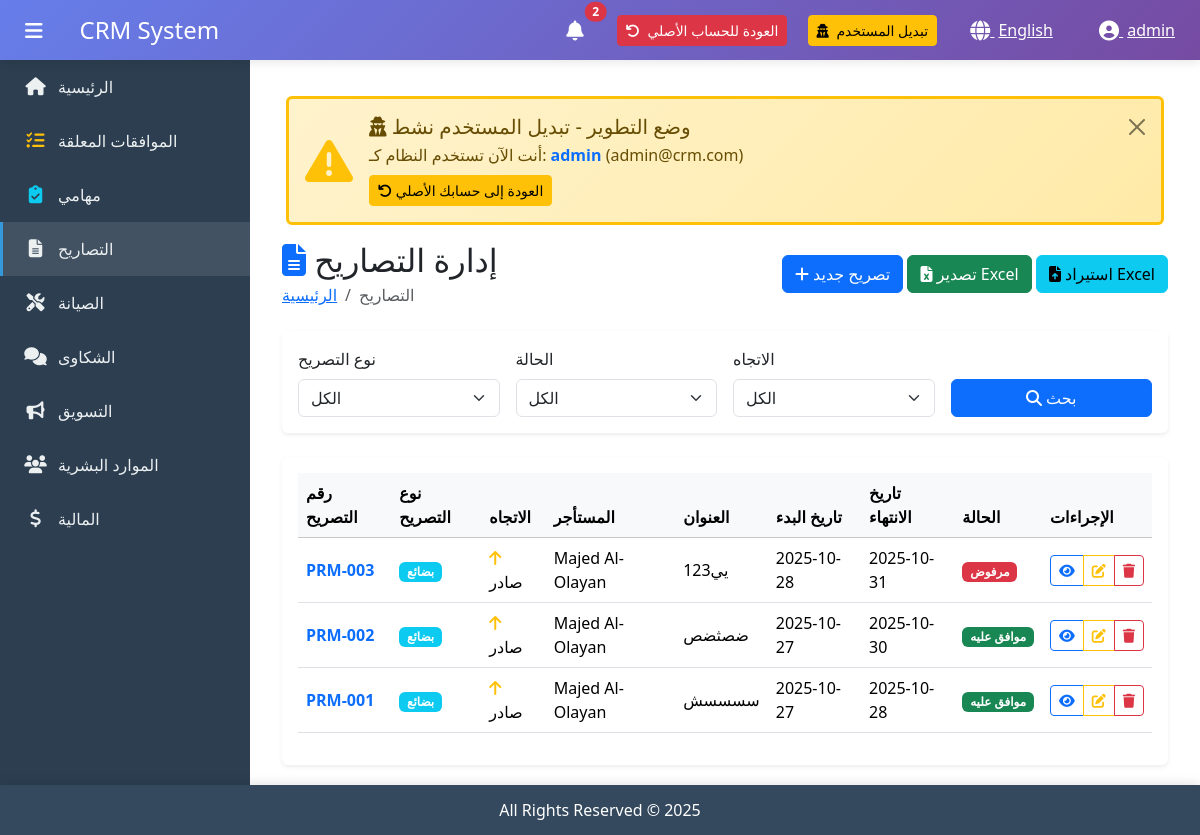
The page /en/permits/ (signed in) on the database as committed earlier.
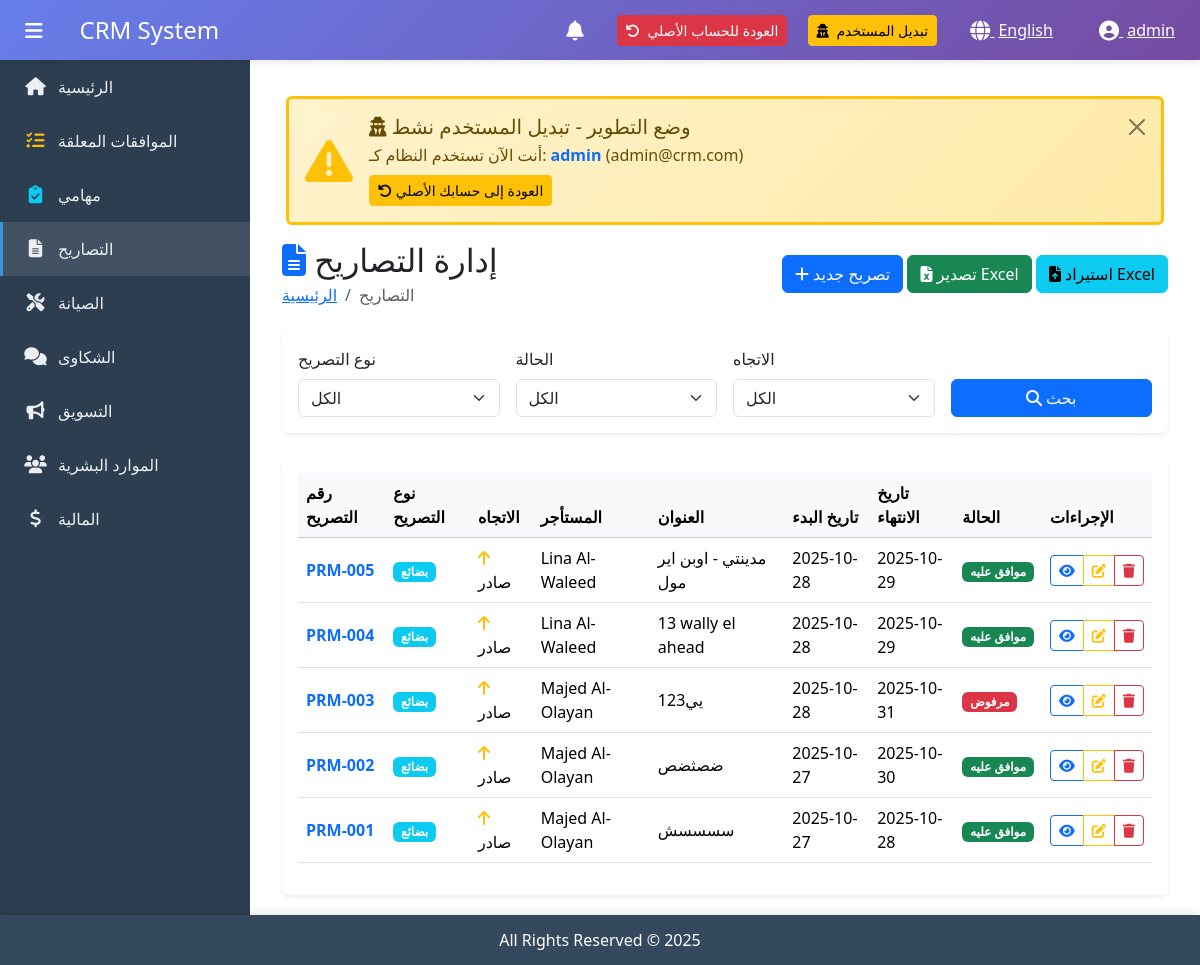
The same page on the database as committed later.
### apps/permits/models.py (models this page shows, shortened)
class Permit(models.Model):
    PERMIT_TYPE_CHOICES = [
        ('goods', _('بضائع')),
        ('maintenance', _('صيانة')),
        ('marketing', _('تسويق')),
        ('visitor', _('زائر')),
        ('vehicle', _('مركبة')),
        ('other', _('أخرى')),
    ]
    DIRECTION_CHOICES = [
        ('send', _('إرسال')),
        ('receive', _('استقبال')),
    ]
    STATUS_CHOICES = [
        ('pending', _('قيد الانتظار')),
        ('approved', _('موافق عليه')),
        ('rejected', _('مرفوض')),
        ('cancelled', _('ملغي')),
    ]
    permit_number = models.CharField(
        max_length=50,
        unique=True,
        verbose_name=_('رقم التصريح')
    )
    permit_type = models.CharField(
        max_length=20,
        choices=PERMIT_TYPE_CHOICES,
        verbose_name=_('نوع التصريح')
    )
    direction = models.CharField(
        max_length=10,
        choices=DIRECTION_CHOICES,
        verbose_name=_('الاتجاه')
    )
    created_by = models.ForeignKey(
        settings.AUTH_USER_MODEL,
        on_delete=models.SET_NULL,
        null=True,
        related_name='created_permits',
        verbose_name=_('أنشئ بواسطة')
    )
    tenant = models.ForeignKey(
        settings.AUTH_USER_MODEL,
        on_delete=models.CASCADE,
        related_name='permits',
        verbose_name=_('المستأجر')
    )
    title = models.CharField(
        max_length=200,
        verbose_name=_('العنوان')
    )
    description = models.TextField(
        blank=True,
        null=True,
        verbose_name=_('الوصف')
    )
    company_name = models.CharField(
        max_length=200,
        blank=True,
        null=True,
        verbose_name=_('اسم الشركة')
    )
    contact_person = models.CharField(
        max_length=100,
        blank=True,
        null=True,
        verbose_name=_('الشخص المسؤول')
    )
    contact_phone = models.CharField(
        max_length=17,
        blank=True,
        null=True,
        verbose_name=_('هاتف الاتصال')
    )
    requested_date = models.DateField(
        verbose_name=_('تاريخ الطلب')
    )
    start_date = models.DateField(
        blank=True,
        null=True,
        verbose_name=_('تاريخ البداية')
    )
    end_date = models.DateField(
        blank=True,
        null=True,
        verbose_name=_('تاريخ النهاية')
    )
    status = models.CharField(
        max_length=20,
        choices=STATUS_CHOICES,
        default='pending',
        verbose_name=_('الحالة')
    )
    notes = models.TextField(
        blank=True,
        null=True,
        verbose_name=_('ملاحظات')
    )
    rejection_reason = models.TextField(
        blank=True,
        null=True,
        verbose_name=_('سبب الرفض')
    )
    created_at = models.DateTimeField(
        auto_now_add=True,
        verbose_name=_('تاريخ الإنشاء')
    )
    updated_at = models.DateTimeField(
        auto_now=True,
        verbose_name=_('تاريخ التحديث')
    )
    class Meta:
        verbose_name = _('التصريح')
        verbose_name_plural = _('التصاريح')
        db_table = 'permits_permit'
        ordering = ['-created_at']
        indexes = [
            models.Index(fields=['permit_number']),
            models.Index(fields=['status']),
            models.Index(fields=['tenant']),
        ]

### apps/accounts/models.py (models this page shows, shortened)
class CustomUser(AbstractUser):
    phone_regex = RegexValidator(
        regex=r'^\+?1?\d{9,15}$',
        message=_("رقم الهاتف يجب أن يكون بالصيغة: '+999999999'. حتى 15 رقم مسموح.")
    )
    phone = models.CharField(
        validators=[phone_regex],
        max_length=17,
        blank=True,
        null=True,
        verbose_name=_('رقم الهاتف')
    )
    mobile = models.CharField(
        validators=[phone_regex],
        max_length=17,
        blank=True,
        null=True,
        verbose_name=_('رقم الجوال')
    )
    department = models.ForeignKey(
        Department,
        on_delete=models.SET_NULL,
        null=True,
        blank=True,
        related_name='users',
        verbose_name=_('القسم')
    )
    job_title = models.CharField(
        max_length=100,
        blank=True,
        null=True,
        verbose_name=_('المسمى الوظيفي')
    )
    employee_id = models.CharField(
        max_length=50,
        unique=True,
        blank=True,
        null=True,
        verbose_name=_('رقم الموظف')
    )
    profile_image = models.ImageField(
        upload_to='profiles/',
        blank=True,
        null=True,
        verbose_name=_('صورة الملف الشخصي')
    )
    address = models.TextField(
        blank=True,
        null=True,
        verbose_name=_('العنوان')
    )
    date_of_birth = models.DateField(
        blank=True,
        null=True,
        verbose_name=_('تاريخ الميلاد')
    )
    hire_date = models.DateField(
        blank=True,
        null=True,
        verbose_name=_('تاريخ التعيين')
    )
    is_active = models.BooleanField(
        default=True,
        verbose_name=_('نشط')
    )
    LANGUAGE_CHOICES = [
        ('ar', _('العربية')),
        ('en', _('English')),
    ]
    preferred_language = models.CharField(
        max_length=2,
        choices=LANGUAGE_CHOICES,
        default='ar',
        verbose_name=_('اللغة المفضلة')
    )
    created_at = models.DateTimeField(
        auto_now_add=True,
        verbose_name=_('تاريخ الإنشاء')
    )
    updated_at = models.DateTimeField(
        auto_now=True,
        verbose_name=_('تاريخ التحديث')
    )
    class Meta:
        verbose_name = _('المستخدم')
        verbose_name_plural = _('المستخدمون')
        db_table = 'accounts_customuser'
        ordering = ['-date_joined']
    def get_full_name(self):
        full_name = f"{self.first_name} {self.last_name}".strip()
        return full_name if full_name else self.username

### apps/permits/views.py (the view, shortened to what this page needs)
# urls.py: path('', views.permit_list, name='permit_list'),
@login_required
@staff_required
def permit_list(request):
    permits = Permit.objects.all().select_related(
        'created_by', 'tenant'
    ).order_by('-created_at')
    permit_type = request.GET.get('permit_type')
    status = request.GET.get('status')
    direction = request.GET.get('direction')
    search = request.GET.get('search')
    if permit_type:
        permits = permits.filter(permit_type=permit_type)
    if status:
        permits = permits.filter(status=status)
    if direction:
        permits = permits.filter(direction=direction)
    paginator = Paginator(permits, 20)
    page_number = request.GET.get('page')
    page_obj = paginator.get_page(page_number)
    context = {
        'permits': page_obj,
        'page_obj': page_obj,
        'is_paginated': page_obj.has_other_pages(),
    }
    return render(request, 'permits/permit_list.html', context)

### apps/accounts/context_processors.py (called while the page is built, shortened)
def user_permissions(request):
    if not request.user.is_authenticated:
        return {
            'user_modules': [],
            'user_permissions_dict': {},
        }
    if request.user.is_superuser:
        return {
            'user_modules': ['permits', 'maintenance', 'complaints', 'marketing', 'hr', 'finance'],
            'user_permissions_dict': {
                'permits': ['view', 'add', 'change', 'delete', 'export', 'approve'],
                'maintenance': ['view', 'add', 'change', 'delete', 'export'],
                'complaints': ['view', 'add', 'change', 'delete', 'export'],
                'marketing': ['view', 'add', 'change', 'delete', 'export'],
                'hr': ['view', 'add', 'change', 'delete', 'export'],
                'finance': ['view', 'add', 'change', 'delete', 'export'],
            },
        }

### apps/core/context_processors.py (called while the page is built)
def system_settings(request):
    settings = SystemSettings.load()
    return {
        'settings': settings,
        'CURRENCY': settings.currency,
        'CURRENCY_SYMBOL': settings.currency_symbol,
        'DATE_FORMAT': settings.date_format,
    }

### templates/permits/permit_list.html (shortened to what the changed rows need)
{% extends 'base.html' %}
{% load i18n %}
{% block content %}
<div class="container-fluid">
    <div class="d-flex justify-content-between align-items-center mb-4">
        <div>
            <h2 class="mb-1">
                <i class="fas fa-file-alt text-primary"></i>
                {% trans "إدارة التصاريح" %}
            </h2>
        </div>
    </div>
    <div class="card border-0 shadow-sm">
        <div class="card-body">
            <div class="table-responsive">
                <table class="table table-hover align-middle">
                    <thead class="table-light">
                        <tr>
                            <th>{% trans "رقم التصريح" %}</th>
                            <th>{% trans "نوع التصريح" %}</th>
                            <th>{% trans "الاتجاه" %}</th>
                            <th>{% trans "المستأجر" %}</th>
                            <th>{% trans "العنوان" %}</th>
                            <th>{% trans "تاريخ البدء" %}</th>
                            <th>{% trans "تاريخ الانتهاء" %}</th>
                            <th>{% trans "الحالة" %}</th>
                            <th>{% trans "الإجراءات" %}</th>
                        </tr>
                    </thead>
                    <tbody>
                        {% for permit in permits %}
                        <tr>
                            <td>
                                <strong class="text-primary">{{ permit.permit_number }}</strong>
                            </td>
                            <td>
                                <span class="badge bg-info">
                                    {{ permit.get_permit_type_display }}
                                </span>
                            </td>
                            <td>
                                {% if permit.direction == 'incoming' %}
                                    <i class="fas fa-arrow-down text-success"></i>
                                    {% trans "وارد" %}
                                {% else %}
                                    <i class="fas fa-arrow-up text-warning"></i>
                                    {% trans "صادر" %}
                                {% endif %}
                            </td>
                            <td>
                                {% if permit.tenant %}
                                    {{ permit.tenant.get_full_name|default:permit.tenant.username }}
                                {% else %}
                                    <span class="text-muted">{% trans "غير محدد" %}</span>
                                {% endif %}
                            </td>
                            <td>{{ permit.title|truncatewords:5 }}</td>
                            <td>{{ permit.start_date|date:"Y-m-d" }}</td>
                            <td>{{ permit.end_date|date:"Y-m-d" }}</td>
                            <td>
                                {% if permit.status == 'pending' %}
                                    <span class="badge bg-warning">{% trans "قيد الانتظار" %}</span>
                                {% elif permit.status == 'approved' %}
                                    <span class="badge bg-success">{% trans "موافق عليه" %}</span>
                                {% elif permit.status == 'rejected' %}
                                    <span class="badge bg-danger">{% trans "مرفوض" %}</span>
                                {% else %}
                                    <span class="badge bg-secondary">{% trans "منتهي الصلاحية" %}</span>
                                {% endif %}
                            </td>
                            <td>
                                <div class="btn-group btn-group-sm">
                                    <a href="{% url 'permits:permit_detail' permit.pk %}"
                                       class="btn btn-outline-primary"
                                       title="{% trans 'عرض' %}">
                                        <i class="fas fa-eye"></i>
                                    </a>
                                    <a href="{% url 'permits:permit_update' permit.pk %}"
                                       class="btn btn-outline-warning"
                                       title="{% trans 'تعديل' %}">
                                        <i class="fas fa-edit"></i>
                                    </a>
                                    <a href="{% url 'permits:permit_delete' permit.pk %}"
                                       class="btn btn-outline-danger"
                                       title="{% trans 'حذف' %}"
                                       onclick="return confirm('{% trans "هل أنت متأكد من الحذف؟" %}')">
                                        <i class="fas fa-trash"></i>
                                    </a>
                                </div>
                            </td>
                        </tr>
                        {% endfor %}
                    </tbody>
                </table>
            </div>
        </div>
    </div>
</div>
{% endblock %}

### templates/base.html (shortened to what the changed rows need)
{% load static %}
{% load i18n %}
<!DOCTYPE html>
<html lang="{{ LANGUAGE_CODE }}" dir="{% if LANGUAGE_CODE == 'ar' %}rtl{% else %}ltr{% endif %}">
<head>
    {% if LANGUAGE_CODE == 'ar' %}
        <link href="https://cdn.jsdelivr.net/npm/bootstrap@5.3.2/dist/css/bootstrap.rtl.min.css" rel="stylesheet">
    {% else %}
        <link href="https://cdn.jsdelivr.net/npm/bootstrap@5.3.2/dist/css/bootstrap.min.css" rel="stylesheet">
    {% endif %}
    <link rel="stylesheet" href="https://cdnjs.cloudflare.com/ajax/libs/font-awesome/6.5.1/css/all.min.css">
</head>
<body>
    <header class="main-header">
        <div class="container-fluid h-100">
            <div class="row h-100 align-items-center">
                <div class="col-auto">
                    <div class="dropdown d-inline-block me-3">
                        <button class="btn btn-link text-white position-relative" data-bs-toggle="dropdown" id="notificationBell">
                            <i class="fas fa-bell fa-lg"></i>
                            {% if unread_notifications_count > 0 %}
                            <span class="position-absolute top-0 start-100 translate-middle badge rounded-pill bg-danger" id="notificationBadge">
                                {{ unread_notifications_count }}
                            </span>
                            {% endif %}
                        </button>
                    </div>
                            <span class="ms-1">{% get_current_language as LANGUAGE_CODE %}{% if LANGUAGE_CODE == 'ar' %}العربية{% else %}English{% endif %}</span>
                            {% get_current_language as LANGUAGE_CODE %}
                            {% get_available_languages as LANGUAGES %}
                            {% get_language_info_list for LANGUAGES as languages %}
                </div>
            </div>
        </div>
    </header>
    <main class="main-content" id="mainContent">
        {% block content %}{% endblock %}
    </main>
</body>
</html>

Rows that differ between the two databases and show on the page:
added Permit: permit_number "PRM-005", permit_type "بضائع", tenant.get_full_name "Lina Al-Waleed", title "مدينتي - اوبن اير مول", start_date "2025-10-28", end_date "2025-10-29"
added Permit: permit_number "PRM-004", permit_type "بضائع", tenant.get_full_name "Lina Al-Waleed", title "13 wally el ahead", start_date "2025-10-28", end_date "2025-10-29"
Other text that changed with them:
{{ unread_notifications_count }}: "2" → (not shown)
